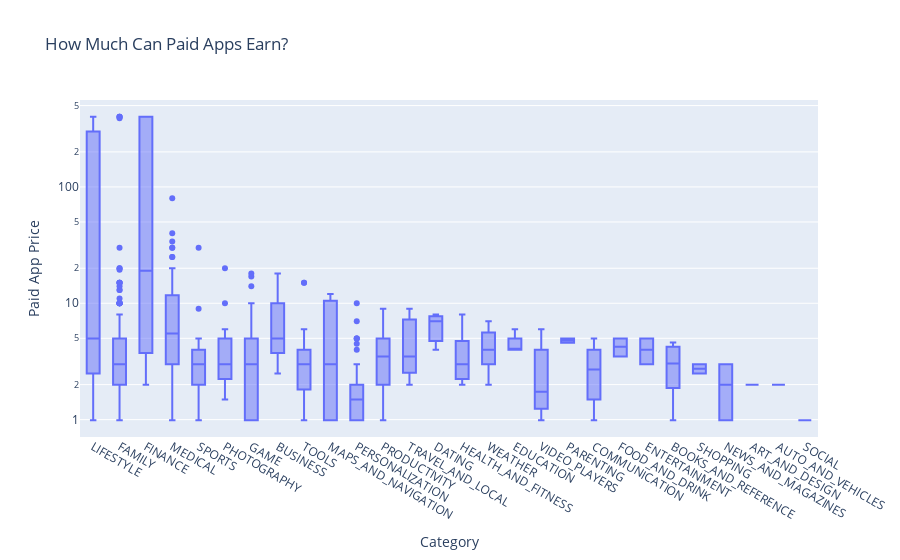

Here is the notebook cell this chart was saved with:
### Markdown cell above
# Plotly Box Plots: Revenue by App Category

### Code cell
df_paid_apps = df_clean[df_clean['Type'] == 'Paid']
box = px.box(df_paid_apps,
             x='Category',
             y='Price',
             title='How Much Can Paid Apps Earn?')

box.update_layout(xaxis_title='Category',
                  yaxis_title='Paid App Price',
                  xaxis={'categoryorder':'max descending'},
                  yaxis=dict(type='log'))

box.show()

### Figure 1 — Plotly figure (JSON) as saved in the notebook; plotly's stock layout.template omitted (floating-point values rounded to 4 significant figures; data arrays with more than 128 entries replaced by an {"elided": "..."} marker saying what was removed)
{"data": [{"alignmentgroup": "True", "hovertemplate": "Category=%{x}<br>Price=%{y}<extra></extra>", "legendgroup": "", "marker": {"color": "#636efa"}, "name": "", "notched": false, "offsetgroup": "", "orientation": "v", "showlegend": false, "type": "box", "x": {"elided": "604 str values"}, "x0": " ", "xaxis": "x", "y": {"elided": "604 float values"}, "y0": " ", "yaxis": "y"}], "layout": {"boxmode": "group", "legend": {"tracegroupgap": 0}, "title": {"text": "How Much Can Paid Apps Earn?"}, "xaxis": {"anchor": "y", "categoryorder": "max descending", "domain": [0, 1], "title": {"text": "Category"}}, "yaxis": {"anchor": "x", "domain": [0, 1], "title": {"text": "Paid App Price"}, "type": "log"}}}
